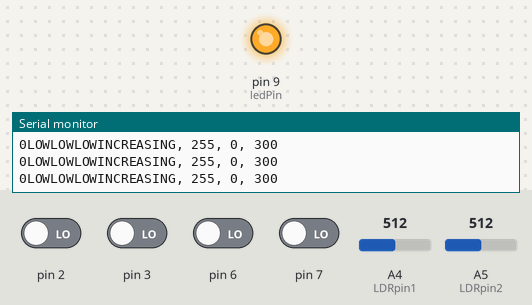
Bench run of a sketch on a simulated Arduino Uno, built with avr-gcc and run on an emulated ATmega328P. On the bench: output pins drawn as LEDs (lit = HIGH), the last lines printed to the serial monitor. The inputs (shaded band) are chosen by the test bench; at power-on: pin 2, pin 3, pin 6, pin 7 LOW, A4 (LDRpin1) = 512, A5 (LDRpin2) = 512. Random numbers use the default seed unless the sketch sets one.

Above: at 1.2 s.
1.3 s: pin 2 driven HIGH
At 2.7 s:
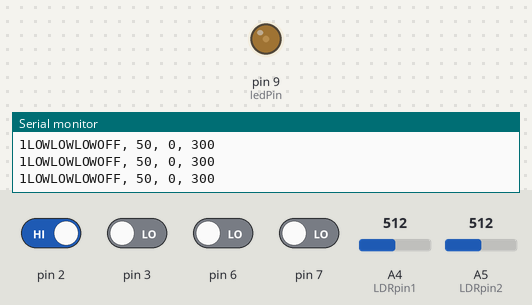
4.3 s: pin 6 driven HIGH
7.3 s: pin 3 driven HIGH
10.3 s: A4 (LDRpin1) set to 84
13.3 s: A4 (LDRpin1) set to 75
16.3 s: A5 (LDRpin2) set to 83
19.3 s: A5 (LDRpin2) set to 71
Timing chart, 0 to 23.3 s (numbered marks = the images above; inputs shaded):
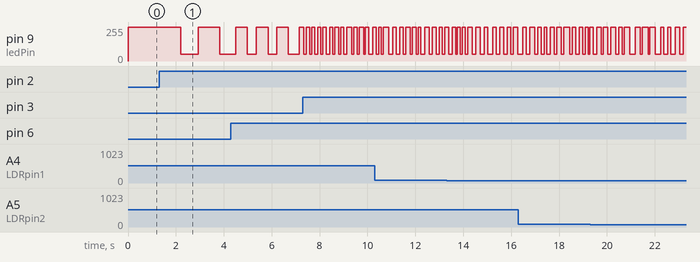

The sketch:

Angry_testing.ino
```cpp
          enum ledStates {INCREASE, DECREASE, STAY, WAVE, OFF, ON}; // Here we make nicknames for the different states our program supports.
enum ledStates ledState; // We define 'ledState' as type ledStates'
enum ledStates previousLedState = ledState;

unsigned long startMillis;  //some global variables available anywhere in the program
unsigned long currentMillis;

int errorCounter = 0;

const int inputPin1(7);
int buttonState1 = 0;
bool flag1 = false;

const int inputPin2(3);
bool flag2 = false;

const int inputPin3 (2);
bool flag3 = false;

const int pirPin (6);
bool flagPir = false;

const int LDRpin1 = A4;
float LDRval1 = 0;

const int LDRpin2 = A5;
float LDRval2 = 0;

int brightness = 0; // our main variable for setting the brightness of the LED
float velocity = 1.0; // the speed at which we change the brightness.
int ledPin = 9; // we use pin 9 for PWM
int p = 0; // use to keep track how often we plot
int plotFrequency = 3; // how often we plot, every Nth time.

void setup() {
  // put your setup code here, to run once:
  pinMode(ledPin, OUTPUT); // set ledPin as an output.

  pinMode(inputPin1, INPUT);
  pinMode(inputPin2, INPUT);
  pinMode(inputPin3, INPUT);
  pinMode(pirPin, INPUT);
  pinMode(LDRpin1, INPUT);
  pinMode(LDRpin2, INPUT);
  Serial.begin(9600); // initiate the Serial monitor so we can use the Serial Plotter to graph our patterns
}

void loop() {
  // put your main code here, to run repeatedly:
  compose();
  delay(10);
  analogWrite(ledPin, brightness);
  currentMillis = millis(); //store the current time since the program started

  buttonState1 = digitalRead(7);
  if(digitalRead(pirPin) == HIGH){
    Serial.print("HIGH");
  }
  if(digitalRead(pirPin) == LOW){
    Serial.print("LOW");
  }
  LDRval1 = analogRead(LDRpin1);
  LDRval2 = analogRead(LDRpin2);

  //if( LDRval1 > LDRval2){
  //  Serial.print("left!");
  // } else {
  //  Serial.print("right!");
  // }

  if(LDRval1 < 80){
    Serial.print("left!");
  }
  if (LDRval2 < 80){
    Serial.print("right!");
  }

}

void compose() {
  // this is a state machine which allows us to decouple the various operations from timed loops.
  // instead we just switch from state to state when particular conditions are met.
  // we switch states by calling the changeState() function.

  switch (ledState){


  case INCREASE:
  if(digitalRead(7) == HIGH && flag1 == false){
    errorCounter = errorCounter + 1;
    flag1 = true;
  }

  if(digitalRead(3) == HIGH && flag2 == false){
    errorCounter = errorCounter + 1;
    flag2 = true;
  }
  if(digitalRead(2) == HIGH && flag3 == false){
    errorCounter = errorCounter + 1;
    flag3 = true;
  }
    if(digitalRead(pirPin) == HIGH && flagPir == false){
    errorCounter = errorCounter + 1;
    flagPir = true;
  }

  if(errorCounter > 0){
    changeState(ON);
  }
    brightness = 255;

    plot("INCREASING", brightness);


    break;

  case DECREASE:
    brightness = decrease_brightness(brightness, 4);

    plot("DECREASING", brightness);
      if (brightness == 0||currentMillis - startMillis >= random(1000)){
      changeState(INCREASE);
      }
     break;

  case WAVE:
    plot("WAVE", brightness);

    brightness = sinewave(1000,256,0); // you can tweak the parameters of the sinewave
    analogWrite(ledPin, brightness);

    if (currentMillis - startMillis >= 5000){ //change state after 5 secs by comparing the time elapsed since we last change state
      changeState(DECREASE);
      }
    break;

  case STAY:
    plot("STAY", brightness);
    brightness = brightness;
    break;

  case ON:
  if(digitalRead(7) == LOW && flag1 == true){
    errorCounter = errorCounter -1;
    flag1 = false;
  }
  if(digitalRead(3) == LOW && flag2 == true){
    errorCounter = errorCounter -1;
    flag2 = false;
  }
  if(digitalRead(2) == LOW && flag3 == true){
    errorCounter = errorCounter -1;
    flag3 = false;
  }
   if(digitalRead(pirPin) == LOW && flagPir == true){
    errorCounter = errorCounter - 1;
    flagPir = false;
  }


    if(digitalRead(7) == HIGH && flag1 == false){
    errorCounter = errorCounter + 1;
    flag1 = true;
  }

  if(digitalRead(3) == HIGH && flag2 == false){
    errorCounter = errorCounter + 1;
    flag2 = true;
  }
  if(digitalRead(2) == HIGH && flag3 == false){
    errorCounter = errorCounter + 1;
    flag3 = true;
  }
   if(digitalRead(pirPin) == HIGH && flagPir == false){
    errorCounter = errorCounter + 1;
    flagPir = true;
  }

 if(errorCounter == 0){
  changeState(INCREASE);
 }
    plot("ON", brightness);
    brightness = 255;
    if(errorCounter == 1){
      if (currentMillis - startMillis >= 1000 + random(-200, 200)){
      changeState(OFF);
      }
    }
     if(errorCounter == 2){
      if (currentMillis - startMillis >= 500 + random(-100, 100)){
      changeState(OFF);
      }
    }
     if(errorCounter == 3){
      if (currentMillis - startMillis >= 200 + random(-100,100)){
      changeState(OFF);
      }
    }
     if(errorCounter == 4){
      if (currentMillis - startMillis >= 50 + random(-40,100)){
      changeState(OFF);
      }
    }


    break;

  case OFF:
    plot("OFF", brightness);
    brightness = 50;
     if(errorCounter == 1){
      if (currentMillis - startMillis >= 1000 + random(-400, 400)){
      changeState(ON);
      }
    }
     if(errorCounter == 2){
      if (currentMillis - startMillis >= 500 + random(-200, 200)){
      changeState(ON);
      }
    }
     if(errorCounter == 3){
      if (currentMillis - startMillis >= 200 + random(-150,150)){
      changeState(ON);
      }
    }
     if(errorCounter == 4){
      if (currentMillis - startMillis >= 50 + random(-40,100)){
      changeState(ON);
      }
    }
    break;

  }
}

void changeState(ledStates newState){
    // call to change state, will keep track of time since last state
    startMillis = millis();
    ledState = newState;
  }

void plot(char *state, int brightness){
    // use this function to plot a graph.
    // it will normalize the auto-scaling plotter

    if ((p % plotFrequency) == 0){
      Serial.print(state);
      Serial.print(", ");
      Serial.print(brightness);
      Serial.println(", 0, 300");
      Serial.print(errorCounter);
      //Serial.print(LDRval1);
      //Serial.print(LDRval2);
    }
    p++;
  }

int increase_brightness (int brightness, float velocity){
    return brightness = brightness + 1 * velocity;
  }

int decrease_brightness (int brightness, float velocity){
    return brightness = brightness - 1 * velocity;
  }

int sinewave(float duration, float amplitude, int offset){
    // Generate a sine oscillation, return a number.
    // In case you are using this for analogWrite, make sure the amplitude does not exceed 256
    float period = millis()/duration; // Duration in ms determines the wavelength.
    float midpoint = amplitude / 2; // set the midpoint of the wave at half the amplitude so there are no negative numbers
    int value = midpoint + midpoint * sin ( period * 2.0 * PI );
    value = value + offset; //offset allows you to move the wave up and down on the Y-axis. Should not exceed the value of amplitude to prevent clipping.
    return value;
  }
```

Measured:
- after the input at 1.3 s, pin 9 (ledPin): 255/255 → 50/255 after 0.90 s, → 255/255 0.73 s later, → 50/255 0.91 s later
